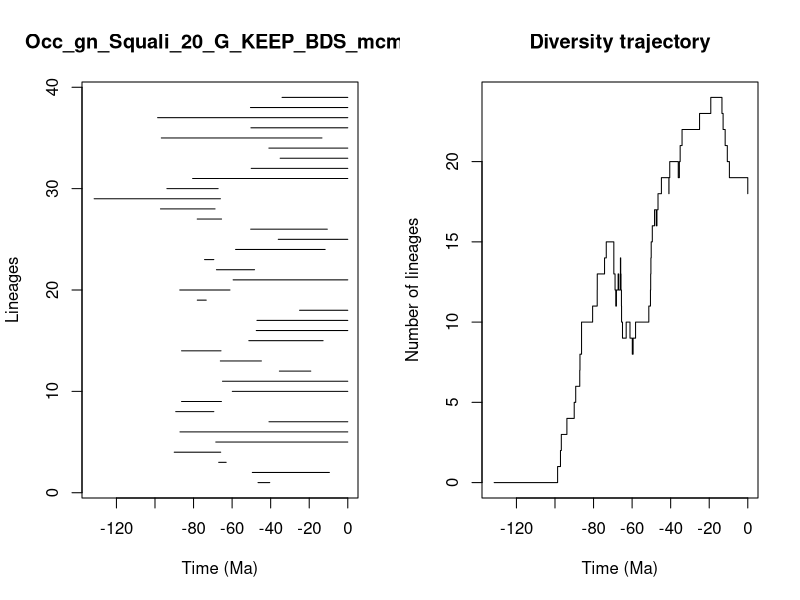

Recreate this plot in R.


pdf(file='../Results/Genus/5_MA_bins_EP_FT/pyrate_mcmc_logs/Occ_gn_Squali_20_G_KEEP_BDS_mcmc_LTT.pdf',width=0.6*20, height=0.6*10)
title = "Occ_gn_Squali_20_G_KEEP_BDS_mcmc"
ts=c(46.56204128707723, 49.5238337640267,66.9645773158868,90.03035267070516,68.46922202654619,87.04276747533248,40.87189209499043,89.25218141298568,86.22296331904472,59.90095739594679,64.98631538422269,35.48517759237381,66.10748656739699,86.22287788144496,51.33435188454702,47.470802341349064,47.117653567111574,25.013930496741924,78.07068446058311,87.15504104221986,59.47508067250766,68.12698542055169,74.29375873389124,58.20631717099439,36.059555916414595,50.365217388692564,78.10181737054296,97.15662864114535,131.55794224205957,93.82321514168179,80.48020084970949,50.092901118973835,35.07484429912634,40.92352876097879,96.71839024333381,50.24871533155274,98.64427329672311,50.48172637854474,34.09351303359941)
te=c(40.470964543463886, 9.535394004344111,63.07270217579374,65.91164603957886,0.0,0.0,0.0,69.48275702227275,65.53538674273778,0.0,0.0,19.189599571296124,44.80295288386158,65.760487898002,12.800608881791552,0.0,0.0,0.0,73.40419691724689,61.098405388076905,0.0,48.35912153795564,69.47968355873077,11.730864624073646,0.0,10.617780769090473,65.46854366810307,68.84333510171919,66.06073272523713,67.2506200024635,0.0,0.0,0.0,0.0,13.394439044016709,0.0,0.0,0.0,0.0)
div_traj=c(0, 1,2,3,4,5,6,7,8,9,10,11,12,13,14,15,14,13,12,11,12,13,12,13,14,13,12,11,10,9,10,9,8,9,10,11,12,13,14,15,16,17,16,17,18,19,18,19,20,19,20,21,22,23,24,23,22,21,20,19,18)
time_events=c(131.55794224205957, 98.64427329672311,97.15662864114535,96.71839024333381,93.82321514168179,90.03035267070516,89.25218141298568,87.15504104221986,87.04276747533248,86.22296331904472,86.22287788144496,80.48020084970949,78.10181737054296,78.07068446058311,74.29375873389124,73.40419691724689,69.48275702227275,69.47968355873077,68.84333510171919,68.46922202654619,68.12698542055169,67.2506200024635,66.9645773158868,66.10748656739699,66.06073272523713,65.91164603957886,65.760487898002,65.53538674273778,65.46854366810307,64.98631538422269,63.07270217579374,61.098405388076905,59.90095739594679,59.47508067250766,58.20631717099439,51.33435188454702,50.48172637854474,50.365217388692564,50.24871533155274,50.092901118973835,49.5238337640267,48.35912153795564,47.470802341349064,47.117653567111574,46.56204128707723,44.80295288386158,40.92352876097879,40.87189209499043,40.470964543463886,36.059555916414595,35.48517759237381,35.07484429912634,34.09351303359941,25.013930496741924,19.189599571296124,13.394439044016709,12.800608881791552,11.730864624073646,10.617780769090473,9.535394004344111,0.0)
                par(mfrow=c(1,2))
                L = length(ts)
                plot(ts, 1:L , xlim=c(-max(ts)-1,0), pch=20, type="n", main=title,xlab="Time (Ma)",ylab="Lineages")
                for (i in 1:L){segments(x0=-te[i],y0=i,x1=-ts[i],y1=i)}    
                t = -time_events
                plot(div_traj ~ t,type="s", main = "Diversity trajectory",xlab="Time (Ma)",ylab="Number of lineages",xlim=c(-max(ts)-1,0))
                abline(v=c(65,200,251,367,445),lty=2,col="gray")
                
